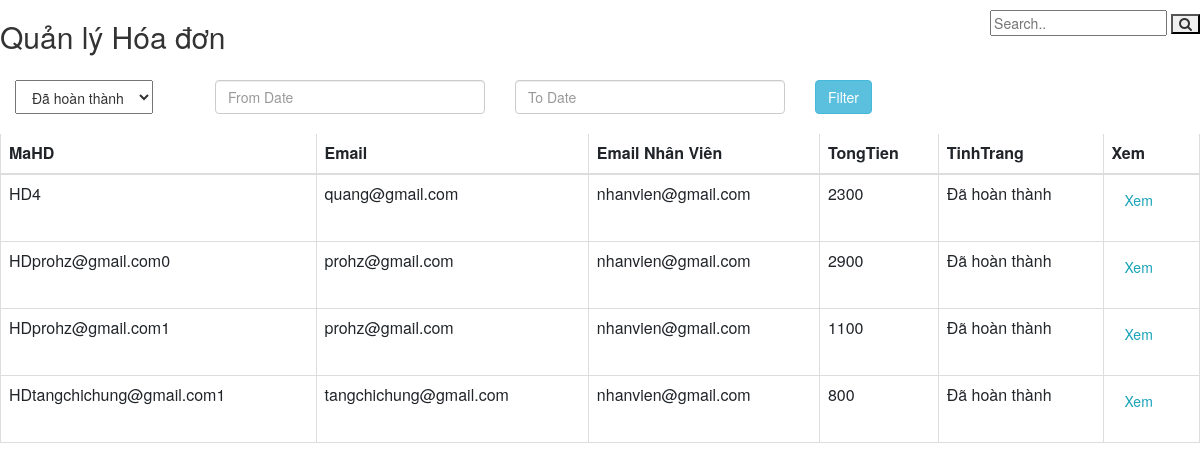
The page /admin/DonHang.php on the database its author committed.
### tables this page shows
CREATE TABLE `tblhoadon` (
  `MaHD` varchar(30) NOT NULL,
  `Email` varchar(30) NOT NULL,
  `TongTien` varchar(30) NOT NULL,
  `TinhTrang` varchar(30) NOT NULL,
  `NgayThang` date NOT NULL,
  `Email_NhanVien` varchar(30) NOT NULL,
  `SDT` varchar(20) NOT NULL,
  `DiaChi` varchar(50) NOT NULL
);

### admin/DonHang.php (the view, shortened to what this page needs)
<?php
	include 'scripts.php';
?>
<link rel="stylesheet" href="https://maxcdn.bootstrapcdn.com/bootstrap/3.3.6/css/bootstrap.min.css" />
<link rel="stylesheet" href="https://cdnjs.cloudflare.com/ajax/libs/font-awesome/4.7.0/css/font-awesome.min.css">
		<div class="title"><h2>Quản lý Hóa đơn</h2></div>
		<div class="search-container">
    		<form action="code.php" method="post">
      			<input type="text" placeholder="Search.." name="search">
      			<button type="submit" name="btnSearch_HD"><i class="fa fa-search"></i></button>
    		</form>
		  </div>
		  <div>
			  <br><br><br><br>
	<div class="col-md-2 status1">
		<select name="selectStatus" id="selectStatus" style=" height:34px; padding-top: 6px; padding-bottom: 6px; padding-left: 12px; padding-right: 12px;">
			<option value="0" >Đã hoàn thành</option>
		</select>
	</div>
	<div class="col-md-3">
		<input type="text" name="from_date" id="from_date" class="form-control" placeholder="From Date" />
	</div>
	<div class="col-md-3">
		<input type="text" name="to_date" id="to_date" class="form-control" placeholder="To Date" />
	</div>
	<div class="col-md-4">
		<input type="button" name="filter" id="filter" value="Filter" class="btn btn-info" />
	</div>
	<br/>
	</div>
<div class="table-responsive" id="tableHD">
<?php
	$connection = mysqli_connect("localhost","root","","webdb");
	$query = "SELECT * FROM tblhoadon";
	$query_run = mysqli_query($connection,$query);
?>
<table class="table table-bordered" id="datatable" width="100%" cellspacing="0">
	<thead>
		<tr>
			<th>MaHD</th>
			<th>Email</th>
			<th>Email Nhân Viên</th>
			<th>TongTien</th>
			<th>TinhTrang</th>
			<th>Xem</th>
		</tr>
	</thead>
	<tbody>
	<?php
		if(mysqli_num_rows($query_run)>0)
		{
			while($row = mysqli_fetch_assoc($query_run))
			{
				if ( $row['TinhTrang'] != 'Đang xử lý') {
				?>
		<tr>
			<td><?php echo $row['MaHD']; ?></td>
			<td><?php echo $row['Email']; ?></td>
			<?php
				if ($row['Email'] == $row['Email_NhanVien'])
					echo '<td></td>';
				else
					echo '<td>'.$row['Email_NhanVien'].'</td>';
			?>
			<td><?php echo $row['TongTien']; ?></td>
			<td>
				<?php
					if ( $row['TinhTrang'] == 'Đã hoàn thành' ) {
						echo 'Đã hoàn thành';
					}
					else {
						echo
						'
						<button type="submit" name="check_btn" class="btn btn-outline-success" value="'.$row['MaHD'].'" onclick="Check(this.value)">Hoàn thành</button>
						';
					}
				?>
			</td>
			<td>
				<form action="chitietDonhang.php?id=<?php echo $row['MaHD']; ?>" method="post">
				<button type="submit" name="edit_btn" class="btn btn-outline-info">Xem</button>
				</form>
			</td>
		</tr>
		<?php
		}
			}
		}
		else{
			echo "<h2>Không tìm thấy hóa đơn</h2>";
		}
		?>
	</tbody>
</table>
</div>

### admin/DonHang.php (style rules this page uses)
* { box-sizing: border-box; }
.title { float:left; }
.search-container { float:right; margin-top:10px; }

### rows shown on the page
tblhoadon: MaHD "HD4", Email "quang@gmail.com", Email_NhanVien "nhanvien@gmail.com", TongTien "2300", TinhTrang "Đã hoàn thành"
tblhoadon: MaHD "HDprohz@gmail.com0", Email "prohz@gmail.com", Email_NhanVien "nhanvien@gmail.com", TongTien "2900", TinhTrang "Đã hoàn thành"
tblhoadon: MaHD "HDprohz@gmail.com1", Email "prohz@gmail.com", Email_NhanVien "nhanvien@gmail.com", TongTien "1100", TinhTrang "Đã hoàn thành"
tblhoadon: MaHD "HDtangchichung@gmail.com1", Email "tangchichung@gmail.com", Email_NhanVien "nhanvien@gmail.com", TongTien "800", TinhTrang "Đã hoàn thành"
